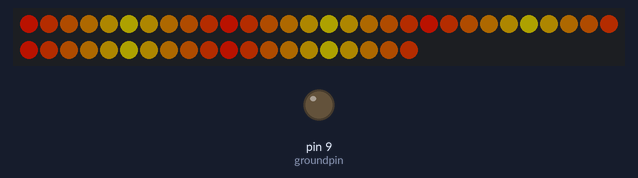
Recording of a sketch running on a simulated Arduino Mega 2560, built with avr-gcc and run on an emulated ATmega2560. Shown: 50 RGB LEDs in strip order, left to right, continuing on the next row, output pins drawn as LEDs (lit = HIGH). Dim RGB values are drawn brighter than linear; random numbers use the default seed unless the sketch sets one; what the sketch prints to the serial monitor is not drawn.

Above: at 0.97 s.
At 5.98 s:
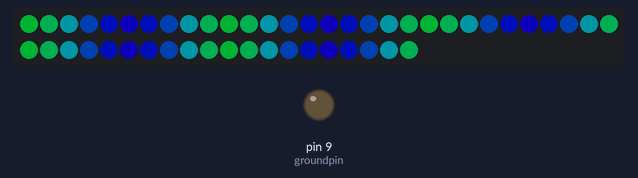
At 10.78 s:
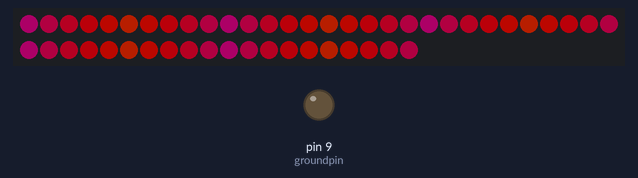
At 18.38 s:
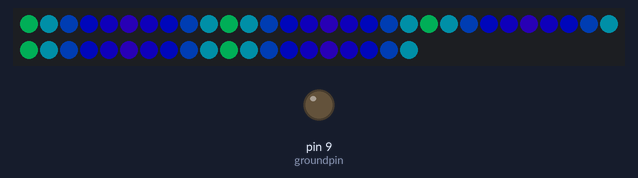
At 28.92 s:
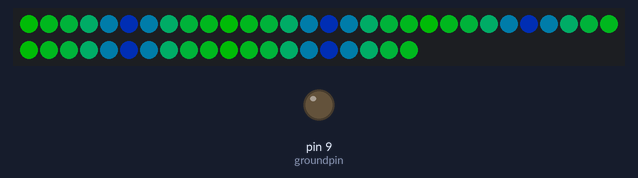
At 38.88 s:
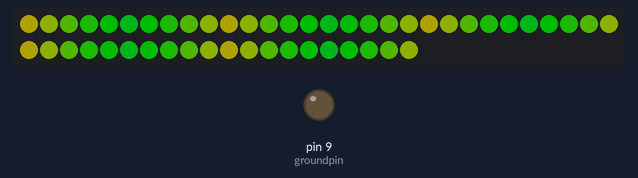

The sketch:

xmas_star.ino
```cpp
#include "FastLED.h"

FASTLED_USING_NAMESPACE

// FastLED "100-lines-of-code" demo reel, showing just a few
// of the kinds of animation patterns you can quickly and easily
// compose using FastLED.
//
// This example also shows one easy way to define multiple
// animations patterns and have them automatically rotate.
//
// -Mark Kriegsman, December 2014

// adapted by MacSimski to a star with 5 leds per side and light movement from the center outward

// note: to automatically adapt brightness during day and night, attach LDR between gnd and analogPin
// and pull up analogPin with 10k to Vcc. uncomment last line in loop() containing dimlevel()

#if FASTLED_VERSION < 3001000
#error "Requires FastLED 3.1 or later; check github for latest code."
#endif

#define DATA_PIN    2
//#define CLK_PIN   4
#define LED_TYPE    WS2811
#define COLOR_ORDER RGB
#define NUM_LEDS    50
CRGB up[NUM_LEDS];
#define groundpin 9 // gpio pin used as gnd for ldr
#define analogInPin A10  // Analog input pin that the potentiometer is attached to
#define minLight 35
#define maxLight 120

int BRIGHTNESS    =     minLight;
#define FRAMES_PER_SECOND  120

void setup() {
   pinMode(groundpin,OUTPUT);
  digitalWrite(groundpin, LOW); //provide ground for ldr
  delay(500); // 3 second delay for recovery

  // tell FastLED about the LED strip configuration
  FastLED.addLeds<LED_TYPE,DATA_PIN,COLOR_ORDER>(up, NUM_LEDS).setCorrection(TypicalLEDStrip);
  //set light level
  dimLevel();
  FastLED.setBrightness(BRIGHTNESS);
  Serial.begin(15200);
  Serial.println("ready");
}


// List of patterns to cycle through.  Each is defined as a separate function below.
typedef void (*SimplePatternList[])();
SimplePatternList gPatterns = { rainbowWithGlitter ,rainbowWithGlitter , confetti,rainbowWithGlitter};

uint8_t gCurrentPatternNumber = 0; // Index number of which pattern is current
uint8_t gHue = 0; // rotating "base color" used by many of the patterns

void loop()
{
  // Call the current pattern function once, updating the 'leds' array
  gPatterns[gCurrentPatternNumber]();

  // send the 'leds' array out to the actual LED strip
  FastLED.show();
  // insert a delay to keep the framerate modest
  FastLED.delay(1000/FRAMES_PER_SECOND);

  // do some periodic updates
  EVERY_N_MILLISECONDS( 40 ) { gHue++; } // slowly cycle the "base color" through the rainbow
  EVERY_N_SECONDS( 240 ) { nextPattern(); } // change patterns periodically
//  EVERY_N_SECONDS(10) {dimLevel();} //adjust lightlevel
}

#define ARRAY_SIZE(A) (sizeof(A) / sizeof((A)[0]))


void dimLevel()
{
  int lightlevel=analogRead(analogInPin);
  BRIGHTNESS = map(lightlevel,0,1024,maxLight,minLight);
  FastLED.setBrightness(BRIGHTNESS);
  Serial.println(BRIGHTNESS);
}
void nextPattern()
{
  // add one to the current pattern number, and wrap around at the end
  gCurrentPatternNumber = (gCurrentPatternNumber + 1) % ARRAY_SIZE( gPatterns);
}

void rainbow()
{
  // FastLED's built-in rainbow generator
  fill_star( up, NUM_LEDS, gHue, 10);
}

void rainbowWithGlitter()
{
  // built-in FastLED rainbow, plus some random sparkly glitter
  rainbow();
  addGlitter(10);
}

void addGlitter( fract8 chanceOfGlitter)
{
  if( random8() < chanceOfGlitter) {
    up[ random16(NUM_LEDS) ] += CRGB::White;
  }
}

void confetti()
{
  // random colored speckles that blink in and fade smoothly
  fadeToBlackBy( up, NUM_LEDS, 10);
  int pos = random16(NUM_LEDS);
  up[pos] += CHSV( gHue + random8(64), 200, 255);
}


void fill_star( struct CRGB * pFirstLED, int numToFill,
                  uint8_t initialhue,
                  uint8_t deltahue )
{
    CHSV hsv;
    hsv.hue = initialhue;
    hsv.val = 255;
    hsv.sat = 240;
    for( int i = 0; i < numToFill; i++) {
        pFirstLED[i] = hsv;
      if ( (i/5 % 2) == 0){
        hsv.hue += deltahue;
      }
      else {
        hsv.hue -= deltahue;
      }
    }
}
```
